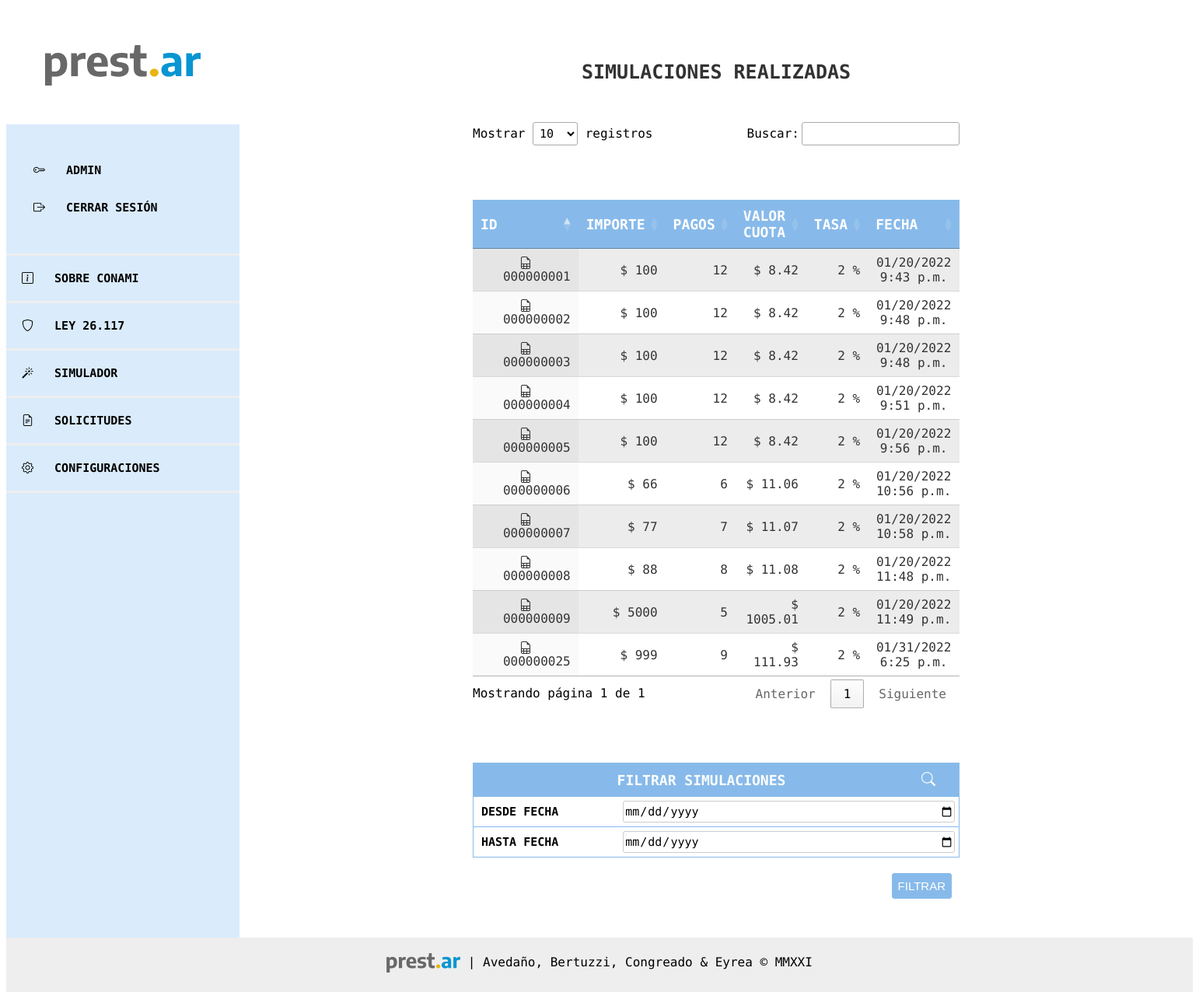
The page /simulador/propias/ (signed in) on the database its author committed.
### accounts/models.py (models this page shows, shortened)
class Emprendedor(AbstractUser):
    GENEROS_LISTA = [
        ('F', 'Femenino'),
        ('M', 'Masculino'),
        ('X', 'Otre'),
    ]
    IDENTIDAD_LISTA = [
        ('Mujer cis', 'Mujer'),
        ('Hombre cis', 'Hombre'),
        ('Mujer trans', 'Mujer trans'),
        ('Hombre trans', 'Hombre trans'),
        ('No binarie', 'No binarie'),
        ('No declara', 'Prefiero no decir'),
    ]
    ESTADO_CIVIL = [
        ('Soltero', 'Soltero'),
        ('Casado', 'Casado'),
        ('Divorciado', 'Dovorciado'),
        ('Viudo', 'Viudo'),
        ('Concubinato', 'Concubinato'),
        ('Unión Civil', 'Unión civil'),
    ]
    NIVEL_EDUCATIVO = [
        ('Primario incompleto', 'Primario incompleto'),
        ('Primario Completo', 'Primario completo'),
        ('Primario completo', 'Secundario incompleto'),
        ('Secundario completo', 'Secundario completo'),
        ('Terciario incompleto', 'Terciario incompleto'),
        ('Terciario completo', 'Terciario completo'),
        ('Universitario incompleto', 'Universitario incompleto'),
        ('Universitario completo', 'Universitario completo'),
    ]
    nombre = models.CharField(max_length=200, null=True)
    apellido = models.CharField(max_length=200, null=True)
    genero = models.CharField(max_length=200, choices=GENEROS_LISTA)
    identidad = models.CharField(
        max_length=200, choices=IDENTIDAD_LISTA, blank=True, null=True)
    dni = models.IntegerField(null=True)
    fec_nac = models.DateField(null=True)
    estado_civil = models.CharField(
        max_length=200, choices=ESTADO_CIVIL, null=True)
    telefono = models.IntegerField(null=True)
    celular = models.BooleanField(default=True)
    email = models.CharField(max_length=200, null=True)
    educacion = models.CharField(
        max_length=200, choices=NIVEL_EDUCATIVO, null=True)
    provincia = models.CharField(max_length=20)
    domicilio = models.ForeignKey(
        "prestamos.Domicilio", on_delete=models.CASCADE)

### prestamos/models.py (models this page shows, shortened)
class Simulacion(models.Model):
    CUOTAS_LISTA = [
        ('1', '1'),
        ('3', '3'),
        ('6', '6'),
        ('9', '9'),
        ('12', '12'),
        ('18', '18'),
        ('24', '24'),
    ]
    smvm = models.ForeignKey(
        SMVM, on_delete=models.CASCADE, null=True, default=1)
    author = models.ForeignKey(
        settings.AUTH_USER_MODEL, on_delete=models.CASCADE, null=True)  # Acá tiene que quedar el null=True porque se tiene que poder hacer simulaciones sin registrarse
    nombre = models.CharField(max_length=200)
    apellido = models.CharField(max_length=200)
    dni = models.IntegerField(validators=[
                              MaxValueValidator(99999999)])
    importe_solicitado = models.PositiveIntegerField()
    created_date = models.DateTimeField(
        default=timezone.now)
    tasa_anual = models.ForeignKey(
        TasaInteres, on_delete=models.CASCADE, null=True, default=1)
    cant_cuotas = models.CharField(max_length=200, choices=CUOTAS_LISTA)
    telefono = models.CharField(max_length=200)
    email = models.CharField(max_length=200)
    cuota_final = models.DecimalField(
        decimal_places=2, max_digits=9, null=True)
    def calculo_cuota(self):
        interes = int(self.tasa_anual.tasa)/100
        cant_cuotas = int(self.cant_cuotas)
        calculo_cuota = round(self.importe_solicitado*(interes/12) /
                              (1-(1+(interes/12))**(-cant_cuotas)), 2)
        return round(calculo_cuota, 2)

class TasaInteres(models.Model):
    author = models.ForeignKey(
        settings.AUTH_USER_MODEL, on_delete=models.CASCADE)
    tasa = models.PositiveIntegerField()
    created_date = models.DateTimeField(
        default=timezone.now)
    def __str__(self):
        return '{}'.format(self.tasa)

### prestamos/views.py (the view)
# urls.py: path('simulador/propias/', views.simulaciones_propias,
def simulaciones_propias(request):
    simulaciones = SimulacionFilter(
        request.GET, queryset=Simulacion.objects.filter(author=request.user))
    print(simulaciones)
    return render(request, 'simulador/simulaciones_propias.html', {'filter': simulaciones})

### prestamos/templates/simulador/simulaciones_propias.html (shortened to what this page needs)
{% extends 'base.html' %}
{% block content %}
<header>
	<span>SIMULACIONES REALIZADAS</span>
</header>
<main>
    <table id="example" class="display" style="width:100%">
        <thead>
            <tr class="titulo mayus">
                <th>ID </th>
                <th >IMPORTE </th>
                <th >PAGOS </th>
                <th >VALOR CUOTA </th>
                <th>TASA </th>
                <th >FECHA </th>
            </tr>
        </thead>
        <tbody>
            {% for simulacion in filter.qs %}
                <tr >
                    <td style="text-align: center;"><a href="{% url 'simulacion_detail' pk=simulacion.pk %}"><i class="bi bi-file-earmark-spreadsheet"></i>&nbsp;&nbsp;&nbsp;{{ simulacion.id|stringformat:"09d" }}</a></td>
                    <td>$ {{ simulacion.importe_solicitado }}</td>
                    <td>{{ simulacion.cant_cuotas }}</td>
                    <td>$ {{ simulacion.calculo_cuota }}</td>
                    <td>{{ simulacion.tasa_anual }} %</td>
                    <td style="text-align: center;">{{ simulacion.created_date|date:"SHORT_DATETIME_FORMAT" }}</td>
                </tr>
            {% endfor %}
            </tbody>
    </table>
{% if user.is_authenticated %}
<form method="GET" style="padding-top: 70px;">
    <div class="caja">
        <div class="grid-item titulo mayus">
            <span>FILTRAR SIMULACIONES<i style="float:right; padding-right:20px" class="bi bi-search"></i></span>
        </div>
        <div class="grid-item texto" value="created_date">DESDE FECHA</div>
        <div class="grid-input" value="SIMULACION">{{ filter.form.start_date }}</div>
        <div class="grid-item texto" value="created_date">HASTA FECHA</div>
        <div class="grid-input" value="SIMULACION"> {{ filter.form.end_date }}</div>
    </div>
    <button class="filtrar btn btn-outline-secondary" type="submit" value="FILTRAR">FILTRAR</button>
</form>
{% endif %}
</main>
{% endblock %}

### templates/base.html (shortened to what this page needs)
{% load static %}
<html lang="es-ES">
  <head>
    <link rel="stylesheet" href="https://cdn.jsdelivr.net/npm/bootstrap-icons@1.7.2/font/bootstrap-icons.css">
    <link rel="stylesheet" href="{% static 'css/style.css' %}">
    <link rel="stylesheet" type="text/css" href="https://cdn.datatables.net/1.11.4/css/jquery.dataTables.css">
  </head>
<body>
  <nav class="navigation">
    <ul class="menu mainmenu">
        <div class="menuheader"><img style="width: 200px" src="/static/img/prestar_negro.svg" alt="Prest.Ar"></div>
        <div class="menu menufooter">
          {% if user.is_staff %}
          <p class="mayus"><i class="bi bi-key"></i>&nbsp;&nbsp;&nbsp;{{ user.nombre }}</p>
          <p><a href="{% url 'logout' %}"><i class="bi bi-box-arrow-right"></i>&nbsp;&nbsp;&nbsp;CERRAR SESIÓN</span></a></p>
          {% elif user.is_authenticated %}
          <p class="mayus"><i class="bi bi-person"></i>&nbsp;&nbsp;&nbsp;{{ user.nombre }}</p>
          <p><a href="{% url 'logout' %}"><i class="bi bi-box-arrow-right"></i>&nbsp;&nbsp;&nbsp;CERRAR SESIÓN</span></a></p>
          {% else %}
          <p class="mayus"><i class="bi bi-question-square"></i>&nbsp;&nbsp;&nbsp;USUARIO ANÓNIMO</p>
          <p><a href="{% url 'login' %}"><i class="bi bi-box-arrow-in-right"></i>&nbsp;&nbsp;&nbsp;ACCEDER</a></p>
          {% endif %}
        </div>
        <li><a href="{% url 'sobre_conami' %}"><div class="botones button1"><i class="bi bi-info-square"></i>&nbsp;&nbsp;&nbsp;SOBRE CONAMI</div></a></li>
        <li><a target="_blank" href="http://servicios.infoleg.gob.ar/infolegInternet/anexos/115000-119999/118062/norma.htm"><div class="botones button4"><i class="bi bi-shield"></i></i>&nbsp;&nbsp;&nbsp;LEY 26.117</div></a></li>
        <li><a href="{% url 'sim_index' %}"><div class="botones button2"><i class="bi bi-magic"></i>&nbsp;&nbsp;&nbsp;SIMULADOR</div></a>
        </li>
      {% if user.is_authenticated %}
        <li><div class="botones button2"><i class="bi bi-file-earmark-text"></i>&nbsp;&nbsp;&nbsp;SOLICITUDES</div>
        </li>
      {% endif %}
      {% if user.is_staff %}
        <li><div class="botones button5"><i class="bi bi-gear"></i>&nbsp;&nbsp;&nbsp;CONFIGURACIONES</div>
        </li>
      {% endif %}
    </ul>
  </nav>
  {% block content %}
  {% endblock %}
  <footer>
    <div style="padding-top:20px"><img style="vertical-align:middle" src="/static/img/prestar_negro_CHICO.png" alt="Prest.Ar"> | Avedaño, Bertuzzi, Congreado & Eyrea © MMXXI</div>
  </footer>
  <link rel="stylesheet" type="text/css" href="https://cdn.datatables.net/1.11.4/css/jquery.dataTables.css">
  </body>
</html>

### static/css/style.css (style rules this page uses)
html { height: 100%; }
body { min-height: 100%; font-family: "Encode Sans", sans-serif !important; display: grid; grid-template: "menu header" "menu main" "menu main" "footer footer" / 300px 1fr; }
a { color: inherit; text-decoration: none; }
.menu { display: grid; grid-template-areas: "header" "button1" "button2" "button3" "button4" "button5" "button6"; font-family: "Encode Sans", sans-serif; font-weight: bold; text-decoration: none; list-style: none; }
.menuheader { grid-area: header; padding: 50px 25px 50px 25px; text-align: center; font-size: 20px; background-color: #ffffff; }
.menufooter { padding: 35px 35px 35px 35px; text-align: left; font-size: 15px; }
.botones { text-align: left; padding: 20px; font-size: 15px; }
.button1 { grid-area: button1; border-top: solid #eeeeee; border-bottom: solid #eeeeee; }
.button2 { grid-area: button2; border-bottom: solid #eeeeee; }
.button4 { grid-area: button4; border-bottom: solid #eeeeee; }
.button5 { grid-area: button5; border-bottom: solid #eeeeee; }
nav { grid-area: menu; background-color: #daebfb; min-height: 900px; }
header { grid-area: header; font-size: 25px; padding: 70px 70px 50px 70px; text-align: center; font-weight: 900; color: #333; }
footer { grid-area: footer; text-align: center; background-color: #eeeeee; height: 70px; bottom: 0px; }
main { grid-area: main; padding-bottom: 50px; padding-left: 300px; padding-right: 300px; }
.caja { margin-bottom: 20px; display: grid; grid-template-columns: 30% 70%; border: 1px solid #87baea; }
.grid-item { padding: 10px; border-top: 1px solid #87baea; display: grid; align-items: left; font-size: 15px; }
.grid-input { padding: 5px; border-top: 1px solid #87baea; display: grid; align-items: left; font-size: 15px; }
.titulo { text-align: center; font-size: 18px; font-weight: bold; color: white; background-color: #87baea; grid-column-start: 1; grid-column-end: 3; }
.texto { font-size: 15px; font-weight: bold; }
.filtrar { float: right; margin-right: 10px; border: 1px solid #87baea; background-color: #87baea; color: #fff; border-radius: 3px; padding: 7px; font-size: 15px; }
.mayus { text-transform: uppercase; }
html, body { font-family: Arial, Helvetica, sans-serif; }
.navigation { width: 300px; }
.mainmenu, .submenu { padding: 0; margin: 0; }
table { padding-top: 70px; width: 100%; color: #333; }
th { padding: 8px; }
td { text-align: right; padding: 8px; font-weight: lighter; }
tbody:nth-child(even) tr:nth-child(odd) { background-color: #f2f2f2; }
input, select { font-family: "Encode Sans", sans-serif; font-size: 15px; border: 1px solid #ccc; border-radius: 3px; }

### rows shown on the page
Emprendedor: nombre "ADMIN"
Simulacion: id "000000001", importe_solicitado "100", cant_cuotas "12", calculo_cuota "8.42", tasa_anual "2", created_date "01/20/2022 9:43 p.m."
Simulacion: id "000000002", importe_solicitado "100", cant_cuotas "12", calculo_cuota "8.42", tasa_anual "2", created_date "01/20/2022 9:48 p.m."
Simulacion: id "000000003", importe_solicitado "100", cant_cuotas "12", calculo_cuota "8.42", tasa_anual "2", created_date "01/20/2022 9:48 p.m."
Simulacion: id "000000004", importe_solicitado "100", cant_cuotas "12", calculo_cuota "8.42", tasa_anual "2", created_date "01/20/2022 9:51 p.m."
Simulacion: id "000000005", importe_solicitado "100", cant_cuotas "12", calculo_cuota "8.42", tasa_anual "2", created_date "01/20/2022 9:56 p.m."
Simulacion: id "000000006", importe_solicitado "66", cant_cuotas "6", calculo_cuota "11.06", tasa_anual "2", created_date "01/20/2022 10:56 p.m."
Simulacion: id "000000007", importe_solicitado "77", cant_cuotas "7", calculo_cuota "11.07", tasa_anual "2", created_date "01/20/2022 10:58 p.m."
Simulacion: id "000000008", importe_solicitado "88", cant_cuotas "8", calculo_cuota "11.08", tasa_anual "2", created_date "01/20/2022 11:48 p.m."
Simulacion: id "000000009", importe_solicitado "5000", cant_cuotas "5", calculo_cuota "1005.01", tasa_anual "2", created_date "01/20/2022 11:49 p.m."
Simulacion: id "000000025", importe_solicitado "999", cant_cuotas "9", calculo_cuota "111.93", tasa_anual "2", created_date "01/31/2022 6:25 p.m."
